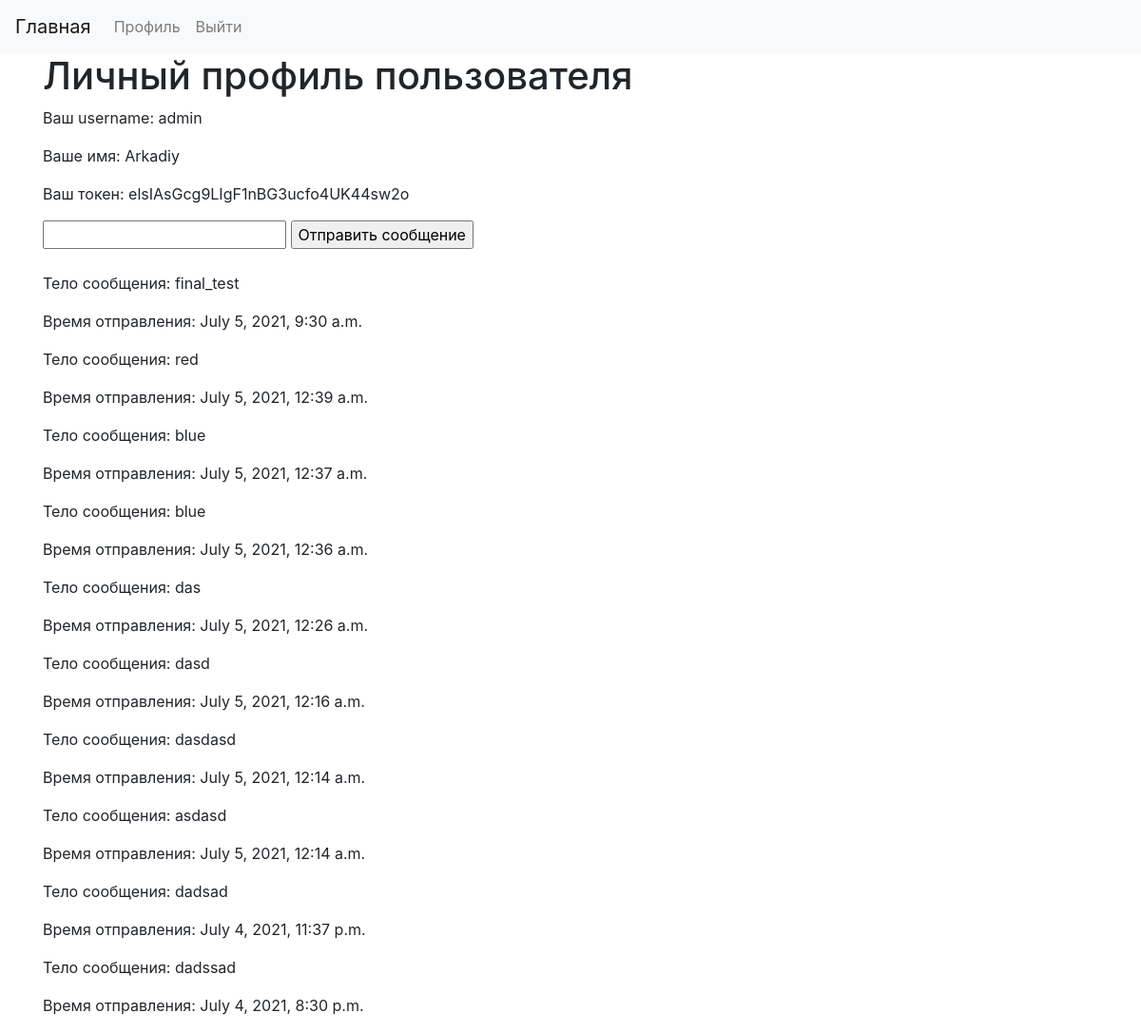
/profile/1/ (signed in), run on the app's committed database.
### rest/models.py (models this page shows)
class Token(models.Model):
    user = models.OneToOneField(User, verbose_name='Пользователь', on_delete=models.CASCADE)
    token = models.CharField(max_length=100)
    chat_id = models.BigIntegerField(blank=True)

class Message(models.Model):
    user = models.ForeignKey(User, verbose_name='Автор сообщения', on_delete=models.CASCADE)
    text = models.TextField(blank=True)
    time = models.DateTimeField(blank=True)

### rest/views.py (the view)
# urls.py: path('profile/<int:pk>/', views.profile, name='profile'),
@login_required
def profile(request, pk):
    if Token.objects.filter(user=request.user):
        token = Token.objects.filter(user=request.user).get()
        messages = Message.objects.filter(user=request.user).order_by('-time')
        return render(request, 'profile.html', {'user': request.user, 'generated_token': token.token,'messages':messages})
    else:
        return render(request, 'profile.html', {'user':request.user})

### templates/profile.html (shortened to what this page needs)
{% extends 'base.html' %}
{% block content %}
    <h1>Личный профиль пользователя</h1>
    <p>Ваш username: {{ user.username }}</p>
    <p>Ваше имя: {{ user.first_name }}</p>
    {% if generated_token %}
        <p>Ваш токен: {{ generated_token }}</p>
    {% else %}
        <p>У вас пока нет токена</p>
        <form action="{% url 'generate_token' %}">
            <input type="submit" value="Создать токен">
        </form>
    {% endif %}
    <form method="post" action="{% url 'send_msg' %}">
        <label>
            <input type="text" name="text">
        </label>
        <input type="submit" value="Отправить сообщение">
    </form>
    {% for msg in messages %}
        <p>Тело сообщения: {{ msg.text }}</p>
        <p>Время отправления: {{ msg.time }}</p>
    {% endfor %}
{% endblock %}

### templates/base.html (shortened to what this page needs)
<html>
{% load static %}
<html>
<head>
    <link rel="stylesheet" href="https://stackpath.bootstrapcdn.com/bootstrap/4.5.2/css/bootstrap.min.css">
</head>
</head>
<body>
<div>
    <header>
        <nav class="navbar navbar-expand-lg navbar-light bg-light">
            <a class="navbar-brand" href="{% url 'index' %}">Главная</a>
            <div class="collapse navbar-collapse" id="navbarNavAltMarkup">
                <div class="navbar-nav">
                    {% if user.is_authenticated %}
                    <a class="nav-item nav-link" href="{% url 'profile' pk=request.user.id %}">Профиль</a>
                    <a class="nav-item nav-link" href="{% url 'logout' %}?next=/">Выйти</a>
                    {% else %}
                    <a class="nav-item nav-link" href="{% url 'login' %}">Логин</a>
                    <a class="nav-item nav-link" href="{% url 'registration' %}">Регистрация</a>
                    {% endif %}
                </div>
            </div>
        </nav>
        <div class="container">
            {% block content %}
            {% endblock content %}
        </div>
</div>
</body>
</html>

### data on the page
Token: token "elsIAsGcg9LIgF1nBG3ucfo4UK44sw2o"
Message: text "final_test", time "July 5, 2021, 9:30 a.m."
Message: text "red", time "July 5, 2021, 12:39 a.m."
Message: text "blue", time "July 5, 2021, 12:37 a.m."
Message: text "blue", time "July 5, 2021, 12:36 a.m."
Message: text "das", time "July 5, 2021, 12:26 a.m."
Message: text "dasd", time "July 5, 2021, 12:16 a.m."
Message: text "dasdasd", time "July 5, 2021, 12:14 a.m."
Message: text "asdasd", time "July 5, 2021, 12:14 a.m."
Message: text "dadsad", time "July 4, 2021, 11:37 p.m."
Message: text "dadssad", time "July 4, 2021, 8:30 p.m."

### other printed values
{{ user.username }} "admin"
{{ user.first_name }} "Arkadiy"
